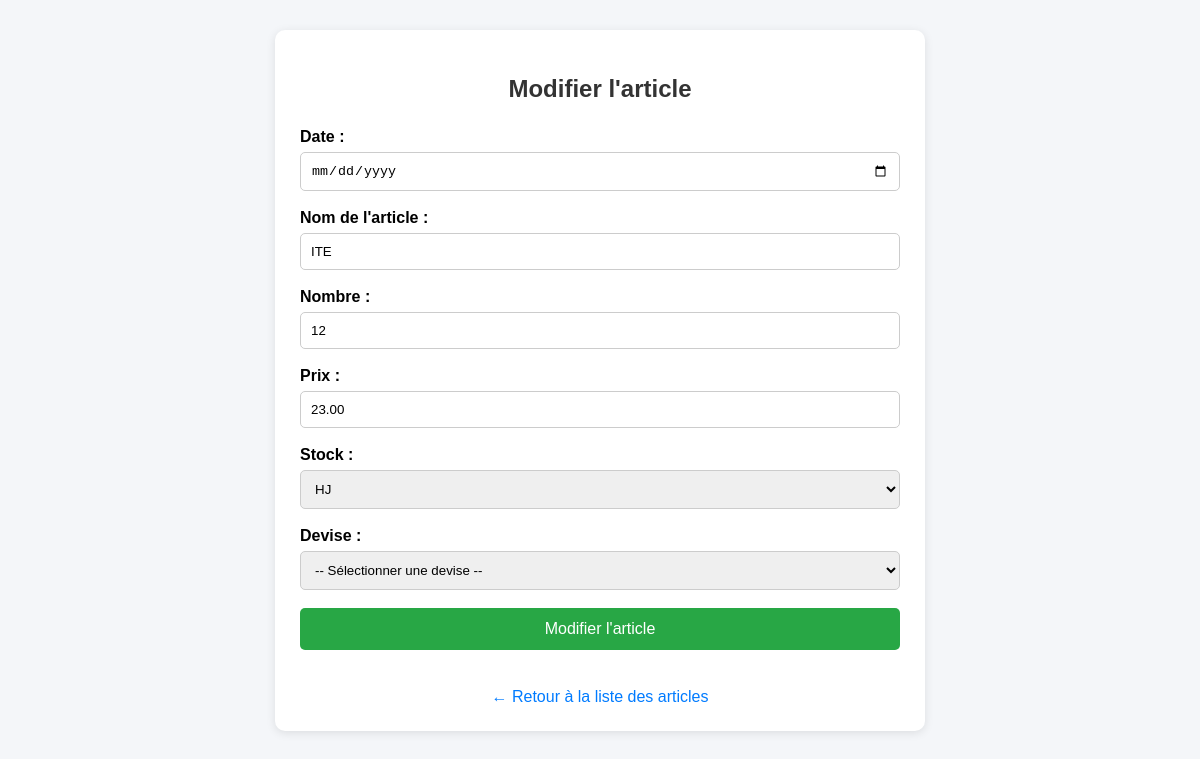
Page /article/modifier.php?id=8 on the committed database.
### tables this page shows
CREATE TABLE IF NOT EXISTS `article` (
  `id_article` int(11) NOT NULL AUTO_INCREMENT,
  `date` date DEFAULT NULL,
  `nom_article` varchar(100) DEFAULT NULL,
  `nombre_article` int(11) DEFAULT NULL,
  `prix_article` decimal(10,2) DEFAULT NULL,
  `id_employe` int(11) DEFAULT NULL,
  `id_stock` int(11) DEFAULT NULL,
  `id_devise` int(11) DEFAULT NULL,
  PRIMARY KEY (`id_article`),
  KEY `id_employe` (`id_employe`),
  KEY `id_stock` (`id_stock`),
  KEY `id_devise` (`id_devise`)
);

### article/modifier.php (the view, shortened to what this page needs)
<?php
$serveur = "localhost";
$utilisateur = "root";
$motdepasse = "";
$base = "cici";
$conn = mysqli_connect(
    $serveur,
    $utilisateur,
    $motdepasse,
    $base
);
mysqli_set_charset($conn, "utf8");
$id = isset($_POST['id'])
    ? intval($_POST['id'])
    : intval($_GET['id']);
$sql_article = "
    SELECT
        id_article,
        date,
        nom_article,
        nombre_article,
        prix_article,
        id_employe,
        id_stock,
        id_devise
    FROM article
    WHERE id_article = '$id'
";
$resultat_article = mysqli_query(
    $conn,
    $sql_article
);
$article = mysqli_fetch_assoc(
    $resultat_article
);
$date_article =
    $article['date'];
$nom_article =
    $article['nom_article'];
$nombre_article =
    $article['nombre_article'];
$prix_article =
    $article['prix_article'];
$id_stock_article =
    $article['id_stock'];
?>
<!DOCTYPE html>
<html lang="fr">
<head>
</head>
<body>
<div class="container">
<h2>Modifier l'article</h2>
<form
    action="modifier.php"
    method="POST"
>
<label for="date">
    Date :
</label>
<input
    type="date"
    id="date"
    name="date"
    value="<?php echo htmlspecialchars($date_article); ?>"
    required
>
<label for="nom_article">
    Nom de l'article :
</label>
<input
    type="text"
    id="nom_article"
    name="nom_article"
    value="<?php echo htmlspecialchars($nom_article); ?>"
    required
>
<label for="nombre_article">
    Nombre :
</label>
<input
    type="number"
    id="nombre_article"
    name="nombre_article"
    min="1"
    value="<?php echo $nombre_article; ?>"
    required
>
<label for="prix_article">
    Prix :
</label>
<input
    type="number"
    id="prix_article"
    name="prix_article"
    min="0"
    step="0.01"
    value="<?php echo $prix_article; ?>"
    required
>
<label for="id_stock">
    Stock :
</label>
<select
    name="id_stock"
    id="id_stock"
    required
>
<?php
$sql_stock = "
    SELECT
        id_stock,
        nom_produit
    FROM stock
    ORDER BY nom_produit ASC
";
$resultat_stock = mysqli_query(
    $conn,
    $sql_stock
);
if ($resultat_stock) {
    while ($stock = mysqli_fetch_assoc(
        $resultat_stock
    )) {
        $selected =
            ($stock['id_stock'] == $id_stock_article)
            ? "selected"
            : "";
        ?>
        <option
            value="<?php echo $stock['id_stock']; ?>"
            <?php echo $selected; ?>
        >
            <?php
            echo htmlspecialchars(
                $stock['nom_produit']
            );
            ?>
        </option>
        <?php
    }
} else {
    echo '
        <option value="">
            Erreur de chargement des stocks
        </option>
    ';
}
?>
</select>
<label for="id_devise">
    Devise :
</label>
<select
    name="id_devise"
    id="id_devise"
    required
>
<option value="">
    -- Sélectionner une devise --
</option>
</select>
<input
    type="submit"
    value="Modifier l'article"
    class="btn"
>
</form>
<a
    href="liste.php"
    class="lien"
>
    ← Retour à la liste des articles
</a>
</div>
</body>
</html>

### article/modifier.php (style rules this page uses)
body { font-family: Arial, sans-serif; background: #f4f6f9; margin: 0; padding: 30px; }
.container { max-width: 600px; margin: auto; background: white; padding: 25px; border-radius: 10px; box-shadow: 0 2px 10px rgba(0,0,0,0.1); }
h2 { text-align: center; color: #333; margin-bottom: 25px; }
label { display: block; margin-bottom: 6px; font-weight: bold; }
input, select { width: 100%; padding: 10px; margin-bottom: 18px; border: 1px solid #ccc; border-radius: 5px; box-sizing: border-box; }
.btn { width: 100%; padding: 12px; border: none; border-radius: 5px; background: #28a745; color: white; font-size: 16px; cursor: pointer; }
.lien { display: block; text-align: center; margin-top: 20px; text-decoration: none; color: #007bff; }

### rows in the picture
article: nom_article "ITE", nombre_article "12", prix_article "23.00"

### other values in the picture
form field id_stock "HJ"
